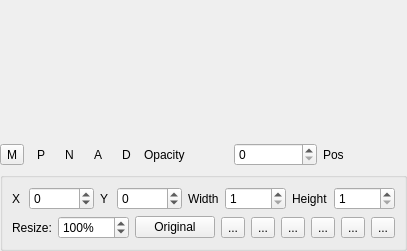
<?xml version="1.0" encoding="UTF-8"?>
<ui version="4.0">
 <class>Geometryval</class>
 <widget class="QWidget" name="Geometryval">
  <property name="geometry">
   <rect>
    <x>0</x>
    <y>0</y>
    <width>401</width>
    <height>251</height>
   </rect>
  </property>
  <layout class="QGridLayout" name="gridLayout_2">
   <property name="margin">
    <number>0</number>
   </property>
   <item row="0" column="0">
    <widget class="QWidget" name="widget" native="true">
     <property name="sizePolicy">
      <sizepolicy hsizetype="MinimumExpanding" vsizetype="MinimumExpanding">
       <horstretch>0</horstretch>
       <verstretch>0</verstretch>
      </sizepolicy>
     </property>
    </widget>
   </item>
   <item row="1" column="0">
    <widget class="QFrame" name="keyframeWidget">
     <property name="sizePolicy">
      <sizepolicy hsizetype="MinimumExpanding" vsizetype="Preferred">
       <horstretch>0</horstretch>
       <verstretch>0</verstretch>
      </sizepolicy>
     </property>
     <property name="minimumSize">
      <size>
       <width>0</width>
       <height>15</height>
      </size>
     </property>
     <property name="maximumSize">
      <size>
       <width>16777215</width>
       <height>15</height>
      </size>
     </property>
     <property name="frameShape">
      <enum>QFrame::NoFrame</enum>
     </property>
     <property name="frameShadow">
      <enum>QFrame::Plain</enum>
     </property>
    </widget>
   </item>
   <item row="2" column="0">
    <layout class="QHBoxLayout" name="toolbarlayout">
     <property name="spacing">
      <number>-1</number>
     </property>
     <item>
      <widget class="QToolButton" name="buttonMenu">
       <property name="text">
        <string>M</string>
       </property>
       <property name="arrowType">
        <enum>Qt::NoArrow</enum>
       </property>
      </widget>
     </item>
     <item>
      <widget class="QToolButton" name="buttonPrevious">
       <property name="text">
        <string>P</string>
       </property>
       <property name="autoRaise">
        <bool>true</bool>
       </property>
      </widget>
     </item>
     <item>
      <widget class="QToolButton" name="buttonNext">
       <property name="text">
        <string>N</string>
       </property>
       <property name="autoRaise">
        <bool>true</bool>
       </property>
      </widget>
     </item>
     <item>
      <widget class="QToolButton" name="buttonAdd">
       <property name="text">
        <string>A</string>
       </property>
       <property name="autoRaise">
        <bool>true</bool>
       </property>
      </widget>
     </item>
     <item>
      <widget class="QToolButton" name="buttonDelete">
       <property name="text">
        <string>D</string>
       </property>
       <property name="autoRaise">
        <bool>true</bool>
       </property>
      </widget>
     </item>
     <item>
      <widget class="QLabel" name="label_opacity">
       <property name="text">
        <string>Opacity</string>
       </property>
      </widget>
     </item>
     <item>
      <widget class="QSpinBox" name="spinTransp">
       <property name="maximum">
        <number>100</number>
       </property>
      </widget>
     </item>
     <item>
      <widget class="QLabel" name="label_pos">
       <property name="text">
        <string>Pos</string>
       </property>
      </widget>
     </item>
    </layout>
   </item>
   <item row="3" column="0">
    <widget class="QGroupBox" name="frameOptions">
     <property name="title">
      <string/>
     </property>
     <layout class="QGridLayout" name="gridLayout">
      <item row="0" column="0">
       <layout class="QHBoxLayout" name="horizontalLayout">
        <item>
         <widget class="QLabel" name="label_3">
          <property name="text">
           <string>X</string>
          </property>
         </widget>
        </item>
        <item>
         <widget class="KIntSpinBox" name="spinX">
          <property name="minimum">
           <number>-10000</number>
          </property>
          <property name="maximum">
           <number>10000</number>
          </property>
          <property name="value">
           <number>0</number>
          </property>
         </widget>
        </item>
        <item>
         <widget class="QLabel" name="label_5">
          <property name="text">
           <string>Y</string>
          </property>
         </widget>
        </item>
        <item>
         <widget class="KIntSpinBox" name="spinY">
          <property name="minimum">
           <number>-10000</number>
          </property>
          <property name="maximum">
           <number>10000</number>
          </property>
         </widget>
        </item>
        <item>
         <widget class="QLabel" name="label_4">
          <property name="text">
           <string>Width</string>
          </property>
         </widget>
        </item>
        <item>
         <widget class="KIntSpinBox" name="spinWidth">
          <property name="minimum">
           <number>1</number>
          </property>
          <property name="maximum">
           <number>10000</number>
          </property>
         </widget>
        </item>
        <item>
         <widget class="QLabel" name="label_6">
          <property name="text">
           <string>Height</string>
          </property>
         </widget>
        </item>
        <item>
         <widget class="KIntSpinBox" name="spinHeight">
          <property name="minimum">
           <number>1</number>
          </property>
          <property name="maximum">
           <number>10000</number>
          </property>
         </widget>
        </item>
       </layout>
      </item>
      <item row="1" column="0">
       <layout class="QHBoxLayout" name="horizontalLayout_2">
        <item>
         <widget class="QLabel" name="label">
          <property name="text">
           <string>Resize:</string>
          </property>
         </widget>
        </item>
        <item>
         <widget class="KIntSpinBox" name="spinResize">
          <property name="suffix">
           <string>%</string>
          </property>
          <property name="minimum">
           <number>1</number>
          </property>
          <property name="maximum">
           <number>10000</number>
          </property>
          <property name="value">
           <number>100</number>
          </property>
         </widget>
        </item>
        <item>
         <widget class="QPushButton" name="buttonResize">
          <property name="text">
           <string>Original</string>
          </property>
         </widget>
        </item>
        <item>
         <widget class="QToolButton" name="buttonleft">
          <property name="text">
           <string>...</string>
          </property>
         </widget>
        </item>
        <item>
         <widget class="QToolButton" name="buttonhcenter">
          <property name="text">
           <string>...</string>
          </property>
         </widget>
        </item>
        <item>
         <widget class="QToolButton" name="buttonright">
          <property name="text">
           <string>...</string>
          </property>
         </widget>
        </item>
        <item>
         <widget class="QToolButton" name="buttontop">
          <property name="text">
           <string>...</string>
          </property>
         </widget>
        </item>
        <item>
         <widget class="QToolButton" name="buttonvcenter">
          <property name="text">
           <string>...</string>
          </property>
         </widget>
        </item>
        <item>
         <widget class="QToolButton" name="buttonbottom">
          <property name="text">
           <string>...</string>
          </property>
         </widget>
        </item>
       </layout>
      </item>
      <item row="0" column="1">
       <spacer name="horizontalSpacer">
        <property name="orientation">
         <enum>Qt::Horizontal</enum>
        </property>
        <property name="sizeHint" stdset="0">
         <size>
          <width>40</width>
          <height>20</height>
         </size>
        </property>
       </spacer>
      </item>
     </layout>
    </widget>
   </item>
  </layout>
 </widget>
 <customwidgets>
  <customwidget>
   <class>KIntSpinBox</class>
   <extends>QSpinBox</extends>
   <header>knuminput.h</header>
  </customwidget>
 </customwidgets>
 <resources/>
 <connections/>
</ui>
